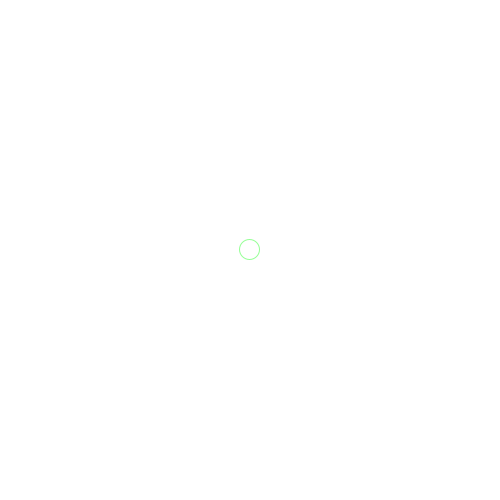
Frame 1 (no input)
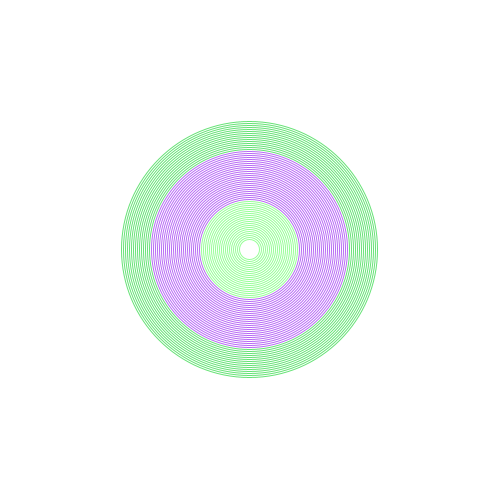
Frame 60 (the mouse pressed at the canvas centre just before this capture)
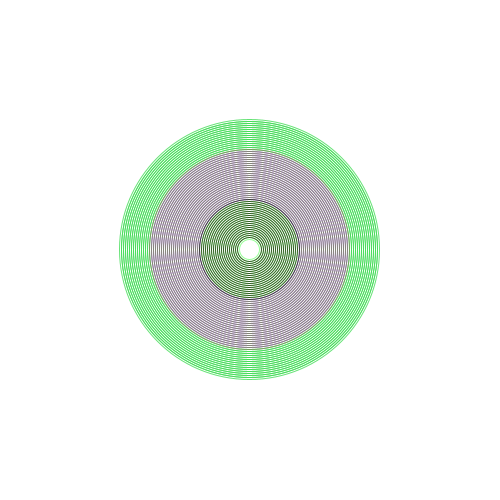
Frame 120 (the mouse held since frame 60 and released just before this capture)

The Processing sketch that drew these frames (run headless with seeded random() and noise(); from frame 60 on, the mouse is pressed at the canvas centre):

// Processing sketch: processing_172191
// ── processing_172191.pde

int r = 10; //radius
float cR = 120; //red
float cG = 255; //green
float cB = 120; //blue

void setup(){
 background(255);
 size(500,500);
 smooth(); 
 
}

void draw(){

 ellipseMode(RADIUS);
 //drawing circles with radius r, with colored stroke but no filling
 stroke(cR,cG,cB,200);
 strokeWeight(1);
 noFill();
 ellipse(249,249,r,r);
 
 //changing radius of circles
 
   //enlarge automatically
 if(mousePressed == false && r < 350){
   r = r + 2;
 }
 
   //reduce when mouse is pressed
 if(mousePressed == true && r>0){
   r = r - 2;
 }
 
   //prevent radius to reach -ve value
 if(r==0 && mousePressed == true){
   r = 0;
 }
 
 
//random color change for each 50px interval 
 if(r == 50 ||r == 100 ||r == 150 ||r == 200 ||r == 250 ||r == 300){
   cR = random(255);
   cG = random(255);
   cB = random(255);
 };

}
